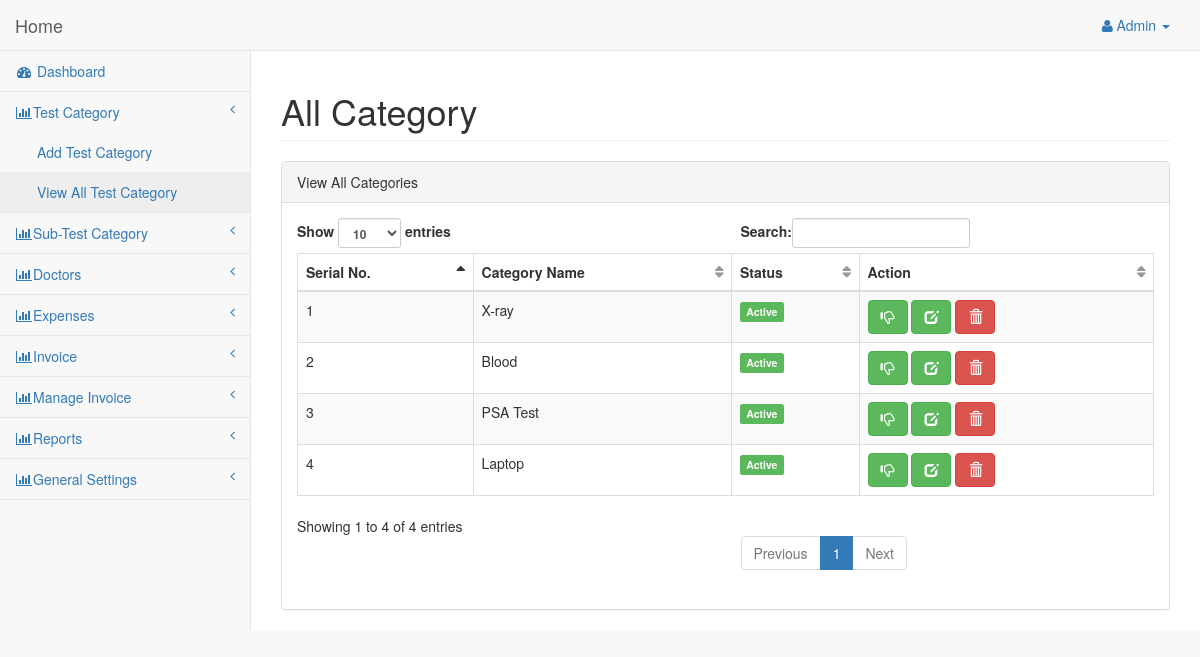
Page /admin/categories.php (signed in) on the committed database.
### tables this page shows
CREATE TABLE `tbl_category` (
  `id` int(11) NOT NULL,
  `category_name` varchar(155) NOT NULL,
  `status` tinyint(4) NOT NULL
);

### admin/classes/db_object.php (called while the page is built, shortened)
<?php
class DB_object
{
    public static function find_all()
    {
        $query = "SELECT * FROM " . static::$db_table;
        return static::find_by_query($query);
    }
    public static function find_by_id($id)
    {
        $query = "SELECT * FROM " . static::$db_table . " WHERE id = $id";
        $the_result_array = static::find_by_query($query);
        return !empty($the_result_array) ? array_shift($the_result_array) : false;
    }
    public static function find_by_query($sql)
    {
        global $database;
        $result_set = $database->query($sql);
        $the_object_array = array();
        while ($row = mysqli_fetch_assoc($result_set)) {
            $the_object_array[] = static::instantiation($row);
        }
        return $the_object_array;
    }
    public static function instantiation($the_record)
    {
        $the_object = new $calling_class;
        foreach ($the_record as $the_attribute => $value) {
            if ($the_object->has_the_attribute($the_attribute)) {
                $the_object->$the_attribute = $value;
            }
        }
        return $the_object;
    }
    private function has_the_attribute($the_attribute)
    {
        $object_properties = get_object_vars($this);
        return array_key_exists($the_attribute, $object_properties);
    }
}
?>

### admin/classes/database.php (called while the page is built, shortened)
<?php
class Database
{
    public $connection;
    public function open_db_connection()
    {
        $this->connection = mysqli_connect(DB_HOST, DB_USER, DB_PASS, DB_NAME);
    }
    public function query($sql)
    {
        $result = mysqli_query($this->connection, $sql);
        return $result;
    }
}
$database = new Database();
?>

### admin/includes/view_all_category.php (the view, shortened to what this page needs)
<div class="row">
    <div class="col-lg-12">
        <h1 class="page-header">All Category</h1>
    </div>
</div>
<?php
$categories = Category::find_all();
?>
<div class="row">
    <div class="col-lg-12">
        <div class="panel panel-default">
            <div class="panel-heading">
                View All Categories
            </div>
            <div class="panel-body">
                <table width="100%" class="table table-striped table-bordered table-hover" id="dataTables-example">
                    <thead>
                    <tr>
                        <th>Serial No.</th>
                        <th>Category Name</th>
                        <th>Status</th>
                        <th>Action</th>
                    </tr>
                    </thead>
                    <tbody>
                    <?php $i = 0;
                    foreach ($categories as $category): ?>
                        <tr class="odd gradeX">
                            <td><?php echo $i += 1; ?></td>
                            <td><?php echo $category->category_name; ?></td>
                            <?php if ($category->status == 0) { ?>
                                <td class="center">
                                    <span class="label label-danger">Inactive</span>
                                </td>
                            <?php } else { ?>
                                <td class="center">
                                    <span class="label label-success">Active</span>
                                </td>
                            <?php } ?>
                            <td>
                                <?php if ($category->status == 0) { ?>
                                    <a class="btn btn-success" title="Active"
                                       href="categories.php?active_category_status=<?php echo $category->id; ?>">
                                        <i class="glyphicon glyphicon-thumbs-up"></i>
                                    </a>
                                <?php } else { ?>
                                    <a class="btn btn-success" title="Inactive"
                                       href="categories.php?inactive_category_status=<?php echo $category->id; ?>">
                                        <i class="glyphicon glyphicon-thumbs-down"></i>
                                    </a>
                                <?php } ?>
                                <a href="categories.php?source=edit_category&category_id=<?php echo $category->id; ?>"
                                   class="btn btn-success" title="Edit">
                                    <span class="glyphicon glyphicon-edit"></span>
                                </a>
                                <a href="categories.php?delete_category=<?php echo $category->id; ?>"
                                   class="btn btn-danger"
                                   title="Delete" onclick="return confirm('Are you sure want to delete!!')">
                                    <span class="glyphicon glyphicon-trash"></span>
                                </a>
                            </td>
                        </tr>
                    <?php endforeach; ?>
                    </tbody>
                </table>
            </div>
        </div>
    </div>
</div>

### admin/includes/top_nav.php (shortened to what this page needs)
<?php
$id = $_SESSION['admin_id'];
$admin_name = Admin::find_by_id($id);
$name = $admin_name->admin_name;
?>
<nav class="navbar navbar-default navbar-static-top" role="navigation" style="margin-bottom: 0">
    <div class="navbar-header">
        <a class="navbar-brand" href="index.php">Home</a>
    </div>
    <ul class="nav navbar-top-links navbar-right">
        <li class="dropdown">
            <a href="#" class="dropdown-toggle" data-toggle="dropdown"><i
                        class="fa fa-user"></i> <?php echo $name; ?> <b
                        class="caret"></b></a>
        </li>
    </ul>

### rows in the picture
tbl_category: i "1", category_name "X-ray", status "Active"
tbl_category: i "2", category_name "Blood", status "Active"
tbl_category: i "3", category_name "PSA Test", status "Active"
tbl_category: i "4", category_name "Laptop", status "Active"

### other values in the picture
$name "Admin"
